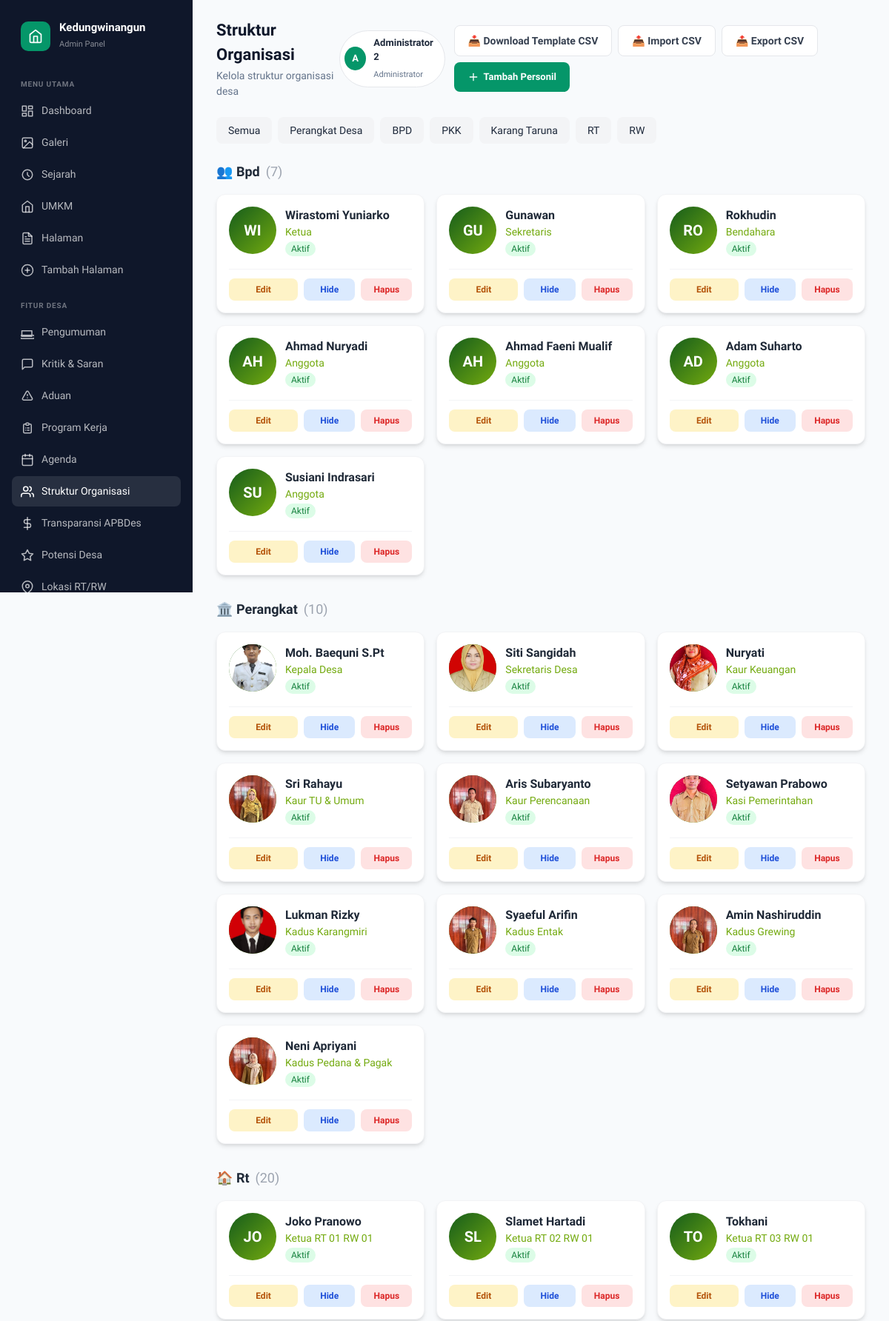
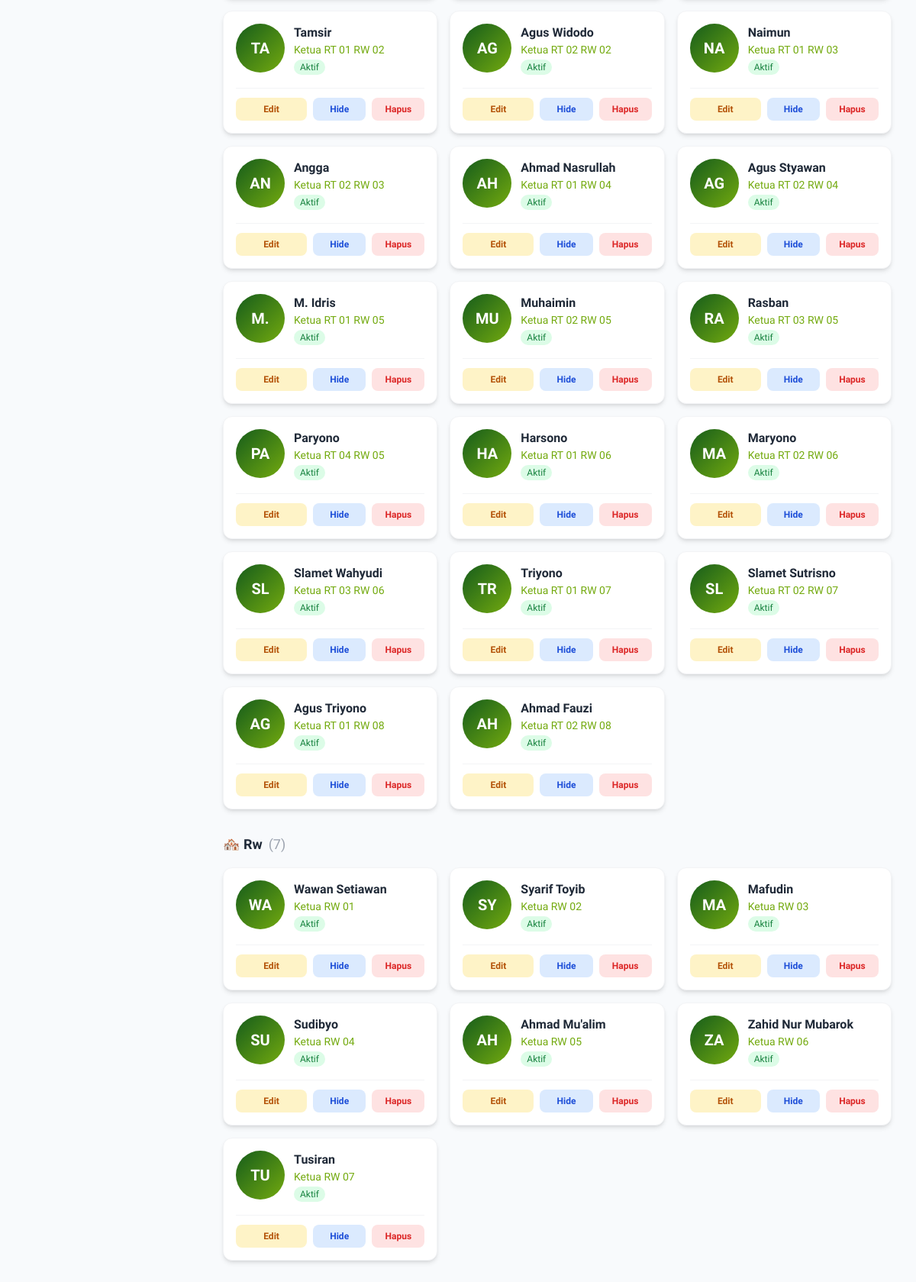
/admin/struktur (signed in), run on the app's committed database (2 pictures, top to bottom).
### tables this page shows
CREATE TABLE struktur_organisasi (
                id INTEGER PRIMARY KEY AUTOINCREMENT,
                kategori TEXT NOT NULL,
                nama TEXT NOT NULL,
                jabatan TEXT,
                deskripsi TEXT,
                nik TEXT,
                alamat TEXT,
                dusun TEXT,
                rt TEXT,
                rw TEXT,
                telepon TEXT,
                email TEXT,
                foto_url TEXT,
                sk_url TEXT,
                no_sk TEXT,
                tanggal_sk TEXT,
                masa_jabatan TEXT,
                status TEXT DEFAULT 'Aktif',
                icon TEXT,
                no_urut INTEGER DEFAULT 0,
                aktif INTEGER DEFAULT 1,
                created_at TIMESTAMP DEFAULT CURRENT_TIMESTAMP,
                updated_at TIMESTAMP DEFAULT CURRENT_TIMESTAMP
            );

### routes/admin.py (the view)
@admin_bp.route("/struktur")
@admin_required
def struktur():
    try:
        struktur_list = get_all_struktur()
        grouped = {}
        for item in struktur_list:
            kat = item['kategori']
            if kat not in grouped:
                grouped[kat] = []
            grouped[kat].append(item)
        return render_template("admin/struktur.html", struktur_list=struktur_list, grouped=grouped)
    except Exception as e:
        logger.error(f"Error loading struktur page: {str(e)}")
        flash_error('Terjadi kesalahan saat memuat halaman struktur')
        return redirect(url_for('admin.dashboard'))

### templates/admin/struktur.html (shortened to what this page needs)
{% extends 'admin/base.html' %}
{% block page_title %}Struktur Organisasi{% endblock %}
{% block page_subtitle %}Kelola struktur organisasi desa{% endblock %}
{% block header_actions %}
<div class="user-menu">
    <div class="user-avatar">{{ session.get('user_nama', 'A')[0]|upper }}</div>
    <div class="user-info">
        <h4>{{ session.get('user_nama', 'Admin') }}</h4>
        <span>Administrator</span>
    </div>
</div>
<div class="flex gap-2 flex-wrap">
    <a href="{{ url_for('admin.download_struktur_template') }}" class="btn btn-outline text-sm">
        <span class="btn-label">📥 Download Template CSV</span>
    </a>
    <button onclick="document.getElementById('importModal').classList.remove('hidden')" class="btn btn-outline text-sm">
        <span class="btn-label">📤 Import CSV</span>
    </button>
    <a href="{{ url_for('admin.export_struktur') }}" class="btn btn-outline text-sm">
        <span class="btn-label">📤 Export CSV</span>
    </a>
    <a href="{{ url_for('admin.add_struktur_route') }}" class="btn btn-primary">
        <svg viewBox="0 0 24 24" fill="none" stroke="currentColor" stroke-width="2" stroke-linecap="round" stroke-linejoin="round">
            <line x1="12" y1="5" x2="12" y2="19"/>
            <line x1="5" y1="12" x2="19" y2="12"/>
        </svg>
        <span class="btn-label">Tambah Personil</span>
    </a>
</div>
{% endblock %}
{% block content %}
<div class="mb-6 flex flex-wrap gap-2">
    <a href="?kategori=all" class="px-4 py-2 bg-gray-100 hover:bg-gray-200 rounded-lg text-sm font-medium">Semua</a>
    <a href="?kategori=perangkat" class="px-4 py-2 bg-gray-100 hover:bg-gray-200 rounded-lg text-sm font-medium">Perangkat Desa</a>
    <a href="?kategori=bpd" class="px-4 py-2 bg-gray-100 hover:bg-gray-200 rounded-lg text-sm font-medium">BPD</a>
    <a href="?kategori=pkk" class="px-4 py-2 bg-gray-100 hover:bg-gray-200 rounded-lg text-sm font-medium">PKK</a>
    <a href="?kategori=karang_taruna" class="px-4 py-2 bg-gray-100 hover:bg-gray-200 rounded-lg text-sm font-medium">Karang Taruna</a>
    <a href="?kategori=rt" class="px-4 py-2 bg-gray-100 hover:bg-gray-200 rounded-lg text-sm font-medium">RT</a>
    <a href="?kategori=rw" class="px-4 py-2 bg-gray-100 hover:bg-gray-200 rounded-lg text-sm font-medium">RW</a>
</div>
{% if grouped %}
{% for kategori, items in grouped.items() %}
<div class="mb-8">
    <h3 class="text-lg font-bold text-gray-800 mb-4 capitalize flex items-center gap-2">
        {% if kategori == 'perangkat' %}🏛️{% elif kategori == 'bpd' %}👥{% elif kategori == 'pkk' %}👩{% elif kategori == 'karang_taruna' %}🎉{% elif kategori == 'rt' %}🏠{% elif kategori == 'rw' %}🏘️{% else %}📋{% endif %}
        {{ kategori|replace('_', ' ')|title }}
        <span class="text-gray-400 font-normal">({{ items|length }})</span>
    </h3>
    <div class="grid grid-cols-1 md:grid-cols-2 lg:grid-cols-3 xl:grid-cols-4 gap-4">
        {% for item in items %}
        <div class="bg-white rounded-xl shadow-md hover:shadow-lg transition-all p-4 border border-gray-100">
            <div class="flex items-start gap-3">
                <div class="w-16 h-16 rounded-full bg-gradient-to-br from-[#155C1B] to-[#73AA0F] flex items-center justify-center text-white font-bold text-xl flex-shrink-0 overflow-hidden">
                    {% if item.foto_url %}
                    <img src="{{ item.foto_url }}" alt="{{ item.nama }}" class="w-full h-full object-cover">
                    {% else %}
                    {{ item.nama[:2]|upper }}
                    {% endif %}
                </div>
                <div class="flex-1 min-w-0">
                    <h4 class="font-bold text-gray-800 truncate">{{ item.nama }}</h4>
                    <p class="text-[#73AA0F] text-sm font-medium truncate">{{ item.jabatan or '-' }}</p>
                    <span class="inline-block px-2 py-0.5 text-xs rounded-full {% if item.aktif == 1 %}bg-green-100 text-green-700{% else %}bg-gray-100 text-gray-500{% endif %}">
                        {{ 'Aktif' if item.aktif == 1 else 'Nonaktif' }}
                    </span>
                </div>
            </div>
            <div class="mt-4 pt-3 border-t border-gray-100 flex flex-wrap gap-2">
                <a href="{{ url_for('admin.edit_struktur_route', struktur_id=item.id) }}" class="btn btn-edit btn-sm flex-1 text-center">Edit</a>
                <form action="{{ url_for('admin.toggle_struktur_route', struktur_id=item.id) }}" method="POST" class="flex-1">
                    <button type="submit" class="btn btn-view btn-sm w-full">
                        {% if item.aktif == 1 %}Hide{% else %}Show{% endif %}
                    </button>
                </form>
                <form action="{{ url_for('admin.delete_struktur_route', struktur_id=item.id) }}" method="POST" class="flex-1" onsubmit="return confirm('Hapus data ini?')">
                    <button type="submit" class="btn btn-delete btn-sm w-full">Hapus</button>
                </form>
            </div>
        </div>
        {% endfor %}
    </div>
</div>
{% endfor %}
{% endif %}
{% endblock %}

### templates/admin/base.html (shortened to what this page needs)
<!DOCTYPE html>
<html lang="id">
<head>
    <script src="{{ url_for('static', filename='tailwind.js') }}"></script>
</head>
<body>
    <div class="layout">
        <aside class="sidebar" id="sidebar">
            <div class="sidebar-brand">
                <div class="sidebar-brand-icon">
                    <svg viewBox="0 0 24 24" fill="none" stroke="currentColor" stroke-width="2" stroke-linecap="round" stroke-linejoin="round">
                        <path d="M3 9l9-7 9 7v11a2 2 0 01-2 2H5a2 2 0 01-2-2z"/>
                        <polyline points="9 22 9 12 15 12 15 22"/>
                    </svg>
                </div>
                <div class="sidebar-brand-text">
                    <h1>Kedungwinangun</h1>
                    <span>Admin Panel</span>
                </div>
            </div>
            <nav class="nav-section">
                <div class="nav-section-title">Menu Utama</div>
                <a href="{{ url_for('admin.dashboard') }}"
                   class="nav-item {% if request.endpoint == 'admin.dashboard' %}active{% endif %}">
                    <svg viewBox="0 0 24 24" fill="none" stroke="currentColor" stroke-width="2" stroke-linecap="round" stroke-linejoin="round">
                        <rect x="3" y="3" width="7" height="9"/>
                        <rect x="14" y="3" width="7" height="5"/>
                        <rect x="14" y="12" width="7" height="9"/>
                        <rect x="3" y="16" width="7" height="5"/>
                    </svg>
                    Dashboard
                </a>
                <a href="{{ url_for('admin.galeri') }}"
                   class="nav-item {% if request.endpoint and 'galeri' in request.endpoint %}active{% endif %}">
                    <svg viewBox="0 0 24 24" fill="none" stroke="currentColor" stroke-width="2" stroke-linecap="round" stroke-linejoin="round">
                        <rect x="3" y="3" width="18" height="18" rx="2" ry="2"/>
                        <circle cx="8.5" cy="8.5" r="1.5"/>
                        <polyline points="21 15 16 10 5 21"/>
                    </svg>
                    Galeri
                </a>
                <a href="{{ url_for('admin.sejarah') }}"
                   class="nav-item {% if request.endpoint and 'sejarah' in request.endpoint %}active{% endif %}">
                    <svg viewBox="0 0 24 24" fill="none" stroke="currentColor" stroke-width="2" stroke-linecap="round" stroke-linejoin="round">
                        <path d="M12 8v4l3 3m6-3a9 9 0 11-18 0 9 9 0 0118 0z"/>
                    </svg>
                    Sejarah
                </a>
                <a href="{{ url_for('admin.umkm') }}"
                   class="nav-item {% if request.endpoint and 'umkm' in request.endpoint %}active{% endif %}">
                    <svg viewBox="0 0 24 24" fill="none" stroke="currentColor" stroke-width="2" stroke-linecap="round" stroke-linejoin="round">
                        <path d="M3 9l9-7 9 7v11a2 2 0 01-2 2H5a2 2 0 01-2-2z"/>
                        <polyline points="9 22 9 12 15 12 15 22"/>
                    </svg>
                    UMKM
                </a>
                <a href="{{ url_for('admin.pages') }}"
                   class="nav-item {% if request.endpoint and 'page' in request.endpoint %}active{% endif %}">
                    Halaman
                </a>
                <a href="{{ url_for('admin.add_page_route') }}"
                   class="nav-item {% if request.endpoint == 'admin.add_page_route' %}active{% endif %}">
                    <svg viewBox="0 0 24 24" fill="none" stroke="currentColor" stroke-width="2" stroke-linecap="round" stroke-linejoin="round">
                        <circle cx="12" cy="12" r="10"/>
                        <line x1="12" y1="8" x2="12" y2="16"/>
                        <line x1="8" y1="12" x2="16" y2="12"/>
                    </svg>
                    Tambah Halaman
                </a>
            </nav>
            <nav class="nav-section">
                <div class="nav-section-title">Fitur Desa</div>
                <a href="{{ url_for('admin.pengumuman') }}"
                   class="nav-item {% if request.endpoint and 'pengumuman' in request.endpoint %}active{% endif %}">
                    <svg viewBox="0 0 24 24" fill="none" stroke="currentColor" stroke-width="2" stroke-linecap="round" stroke-linejoin="round">
                        <path d="M22 17H2a3 3 0 000 6h20a3 3 0 000-6zm-2 2V9H2v10h18z"/>
                    </svg>
                    Pengumuman
                </a>
                <a href="{{ url_for('admin.kritik_saran') }}"
                   class="nav-item {% if request.endpoint and 'kritik' in request.endpoint %}active{% endif %}">
                    <svg viewBox="0 0 24 24" fill="none" stroke="currentColor" stroke-width="2" stroke-linecap="round" stroke-linejoin="round">
                        <path d="M21 15a2 2 0 01-2 2H7l-4 4V5a2 2 0 012-2h14a2 2 0 012 2z"/>
                    </svg>
                    Kritik & Saran
                </a>
                <a href="{{ url_for('admin.aduan') }}"
                   class="nav-item {% if request.endpoint and 'aduan' in request.endpoint %}active{% endif %}">
                    <svg viewBox="0 0 24 24" fill="none" stroke="currentColor" stroke-width="2" stroke-linecap="round" stroke-linejoin="round">
                        <path d="M12 9v2m0 4h.01m-6.938 4h13.856c1.54 0 2.502-1.667 1.732-3L13.732 4c-.77-1.333-2.694-1.333-3.464 0L3.34 16c-.77 1.333.192 3 1.732 3z"/>
                    </svg>
                    Aduan
                </a>
                <a href="{{ url_for('admin.program_kerja') }}"
                   class="nav-item {% if request.endpoint and 'program_kerja' in request.endpoint %}active{% endif %}">
                    <svg viewBox="0 0 24 24" fill="none" stroke="currentColor" stroke-width="2" stroke-linecap="round" stroke-linejoin="round">
                        <path d="M9 5H7a2 2 0 00-2 2v12a2 2 0 002 2h10a2 2 0 002-2V7a2 2 0 00-2-2h-2M9 5a2 2 0 002 2h2a2 2 0 002-2M9 5a2 2 0 012-2h2a2 2 0 012 2m-3 7h3m-3 4h3m-6-4h.01M9 16h.01"/>
                    </svg>
                    Program Kerja
                </a>
                <a href="{{ url_for('admin.agenda') }}"
                   class="nav-item {% if request.endpoint and request.endpoint == 'admin.agenda' or 'agenda' in request.endpoint %}active{% endif %}">
                    <svg viewBox="0 0 24 24" fill="none" stroke="currentColor" stroke-width="2" stroke-linecap="round" stroke-linejoin="round">
                        <rect x="3" y="4" width="18" height="18" rx="2" ry="2"/>
                        <line x1="16" y1="2" x2="16" y2="6"/>
                        <line x1="8" y1="2" x2="8" y2="6"/>
                        <line x1="3" y1="10" x2="21" y2="10"/>
                    </svg>
                    Agenda
                </a>
                <a href="{{ url_for('admin.struktur') }}"
                   class="nav-item {% if request.endpoint and 'struktur' in request.endpoint %}active{% endif %}">
                    <svg viewBox="0 0 24 24" fill="none" stroke="currentColor" stroke-width="2" stroke-linecap="round" stroke-linejoin="round">
                        <path d="M17 21v-2a4 4 0 00-4-4H5a4 4 0 00-4 4v2"/>
                        <circle cx="9" cy="7" r="4"/>
                        <path d="M23 21v-2a4 4 0 00-3-3.87"/>
                        <path d="M16 3.13a4 4 0 010 7.75"/>
                    </svg>
                    Struktur Organisasi
                </a>
                <a href="{{ url_for('admin.apbdes') }}"
                   class="nav-item {% if request.endpoint and 'apbdes' in request.endpoint %}active{% endif %}">
                    <svg viewBox="0 0 24 24" fill="none" stroke="currentColor" stroke-width="2" stroke-linecap="round" stroke-linejoin="round">
                        <line x1="12" y1="1" x2="12" y2="23"/>
                        <path d="M17 5H9.5a3.5 3.5 0 000 7h5a3.5 3.5 0 010 7H6"/>
                    </svg>
                    Transparansi APBDes
                </a>
                <a href="{{ url_for('admin.potensi') }}"
                   class="nav-item {% if request.endpoint and 'potensi' in request.endpoint %}active{% endif %}">
                    <svg viewBox="0 0 24 24" fill="none" stroke="currentColor" stroke-width="2" stroke-linecap="round" stroke-linejoin="round">
                        <polygon points="12 2 15.09 8.26 22 9.27 17 14.14 18.18 21.02 12 17.77 5.82 21.02 7 14.14 2 9.27 8.91 8.26 12 2"/>
                    </svg>
                    Potensi Desa
                </a>
                <a href="{{ url_for('admin_rtrw.index') }}"
                   class="nav-item {% if request.endpoint and 'rtrw' in request.endpoint %}active{% endif %}">
                    <svg viewBox="0 0 24 24" fill="none" stroke="currentColor" stroke-width="2" stroke-linecap="round" stroke-linejoin="round">
                        <path d="M21 10c0 7-9 13-9 13s-9-6-9-13a9 9 0 0118 0z"/>
                        <circle cx="12" cy="10" r="3"/>
                    </svg>
                    Lokasi RT/RW
                </a>
            </nav>
        </aside>
        <main class="main-content">
            <div class="header">
                <div class="header-left">
                    <div>
                        <h2>{% block page_title %}Dashboard{% endblock %}</h2>
                        <p>{% block page_subtitle %}Kelola konten website desa{% endblock %}</p>
                    </div>
                </div>
                <div class="header-right">
                    {% block header_actions %}{% endblock %}
                </div>
            </div>
            {% block content %}{% endblock %}
        </main>
    </div>
</body>
</html>

### data on the page
struktur_organisasi: kategori "Bpd", items "7", nama "WI", nama "Wirastomi Yuniarko", jabatan "Ketua", aktif "Aktif", shows "Hide"
struktur_organisasi: nama "GU", nama "Gunawan", jabatan "Sekretaris", aktif "Aktif", shows "Hide"
struktur_organisasi: nama "RO", nama "Rokhudin", jabatan "Bendahara", aktif "Aktif", shows "Hide"
struktur_organisasi: nama "AH", nama "Ahmad Nuryadi", jabatan "Anggota", aktif "Aktif", shows "Hide"
struktur_organisasi: nama "AH", nama "Ahmad Faeni Mualif", jabatan "Anggota", aktif "Aktif", shows "Hide"
struktur_organisasi: nama "AD", nama "Adam Suharto", jabatan "Anggota", aktif "Aktif", shows "Hide"
struktur_organisasi: nama "SU", nama "Susiani Indrasari", jabatan "Anggota", aktif "Aktif", shows "Hide"
struktur_organisasi: kategori "Perangkat", items "10", foto_url (picture), nama "Moh. Baequni S.Pt", jabatan "Kepala Desa", aktif "Aktif", shows "Hide"
struktur_organisasi: foto_url (picture), nama "Siti Sangidah", jabatan "Sekretaris Desa", aktif "Aktif", shows "Hide"
struktur_organisasi: foto_url (picture), nama "Nuryati", jabatan "Kaur Keuangan", aktif "Aktif", shows "Hide"
struktur_organisasi: foto_url (picture), nama "Sri Rahayu", jabatan "Kaur TU & Umum", aktif "Aktif", shows "Hide"
struktur_organisasi: foto_url (picture), nama "Aris Subaryanto", jabatan "Kaur Perencanaan", aktif "Aktif", shows "Hide"
struktur_organisasi: foto_url (picture), nama "Setyawan Prabowo", jabatan "Kasi Pemerintahan", aktif "Aktif", shows "Hide"
struktur_organisasi: foto_url (picture), nama "Lukman Rizky", jabatan "Kadus Karangmiri", aktif "Aktif", shows "Hide"
struktur_organisasi: foto_url (picture), nama "Syaeful Arifin", jabatan "Kadus Entak", aktif "Aktif", shows "Hide"
struktur_organisasi: foto_url (picture), nama "Amin Nashiruddin", jabatan "Kadus Grewing", aktif "Aktif", shows "Hide"
struktur_organisasi: foto_url (picture), nama "Neni Apriyani", jabatan "Kadus Pedana & Pagak", aktif "Aktif", shows "Hide"
struktur_organisasi: kategori "Rt", items "20", nama "JO", nama "Joko Pranowo", jabatan "Ketua RT 01 RW 01", aktif "Aktif", shows "Hide"
struktur_organisasi: nama "SL", nama "Slamet Hartadi", jabatan "Ketua RT 02 RW 01", aktif "Aktif", shows "Hide"
struktur_organisasi: nama "TO", nama "Tokhani", jabatan "Ketua RT 03 RW 01", aktif "Aktif", shows "Hide"
struktur_organisasi: nama "TA", nama "Tamsir", jabatan "Ketua RT 01 RW 02", aktif "Aktif", shows "Hide"
struktur_organisasi: nama "AG", nama "Agus Widodo", jabatan "Ketua RT 02 RW 02", aktif "Aktif", shows "Hide"
struktur_organisasi: nama "NA", nama "Naimun", jabatan "Ketua RT 01 RW 03", aktif "Aktif", shows "Hide"
struktur_organisasi: nama "AN", nama "Angga", jabatan "Ketua RT 02 RW 03", aktif "Aktif", shows "Hide"
struktur_organisasi: nama "AH", nama "Ahmad Nasrullah", jabatan "Ketua RT 01 RW 04", aktif "Aktif", shows "Hide"
struktur_organisasi: nama "AG", nama "Agus Styawan", jabatan "Ketua RT 02 RW 04", aktif "Aktif", shows "Hide"
struktur_organisasi: nama "M.", nama "M. Idris", jabatan "Ketua RT 01 RW 05", aktif "Aktif", shows "Hide"
struktur_organisasi: nama "MU", nama "Muhaimin", jabatan "Ketua RT 02 RW 05", aktif "Aktif", shows "Hide"
struktur_organisasi: nama "RA", nama "Rasban", jabatan "Ketua RT 03 RW 05", aktif "Aktif", shows "Hide"
struktur_organisasi: nama "PA", nama "Paryono", jabatan "Ketua RT 04 RW 05", aktif "Aktif", shows "Hide"
struktur_organisasi: nama "HA", nama "Harsono", jabatan "Ketua RT 01 RW 06", aktif "Aktif", shows "Hide"
struktur_organisasi: nama "MA", nama "Maryono", jabatan "Ketua RT 02 RW 06", aktif "Aktif", shows "Hide"
struktur_organisasi: nama "SL", nama "Slamet Wahyudi", jabatan "Ketua RT 03 RW 06", aktif "Aktif", shows "Hide"
struktur_organisasi: nama "TR", nama "Triyono", jabatan "Ketua RT 01 RW 07", aktif "Aktif", shows "Hide"
struktur_organisasi: nama "SL", nama "Slamet Sutrisno", jabatan "Ketua RT 02 RW 07", aktif "Aktif", shows "Hide"
struktur_organisasi: nama "AG", nama "Agus Triyono", jabatan "Ketua RT 01 RW 08", aktif "Aktif", shows "Hide"
struktur_organisasi: nama "AH", nama "Ahmad Fauzi", jabatan "Ketua RT 02 RW 08", aktif "Aktif", shows "Hide"
struktur_organisasi: kategori "Rw", items "7", nama "WA", nama "Wawan Setiawan", jabatan "Ketua RW 01", aktif "Aktif", shows "Hide"
struktur_organisasi: nama "SY", nama "Syarif Toyib", jabatan "Ketua RW 02", aktif "Aktif", shows "Hide"
struktur_organisasi: nama "MA", nama "Mafudin", jabatan "Ketua RW 03", aktif "Aktif", shows "Hide"
struktur_organisasi: nama "SU", nama "Sudibyo", jabatan "Ketua RW 04", aktif "Aktif", shows "Hide"
struktur_organisasi: nama "AH", nama "Ahmad Mu'alim", jabatan "Ketua RW 05", aktif "Aktif", shows "Hide"
struktur_organisasi: nama "ZA", nama "Zahid Nur Mubarok", jabatan "Ketua RW 06", aktif "Aktif", shows "Hide"
struktur_organisasi: nama "TU", nama "Tusiran", jabatan "Ketua RW 07", aktif "Aktif", shows "Hide"

### other printed values
{{ session.get('user_nama', 'A')[0]|upper }} "A"
{{ session.get('user_nama', 'Admin') }} "Administrator 2"
